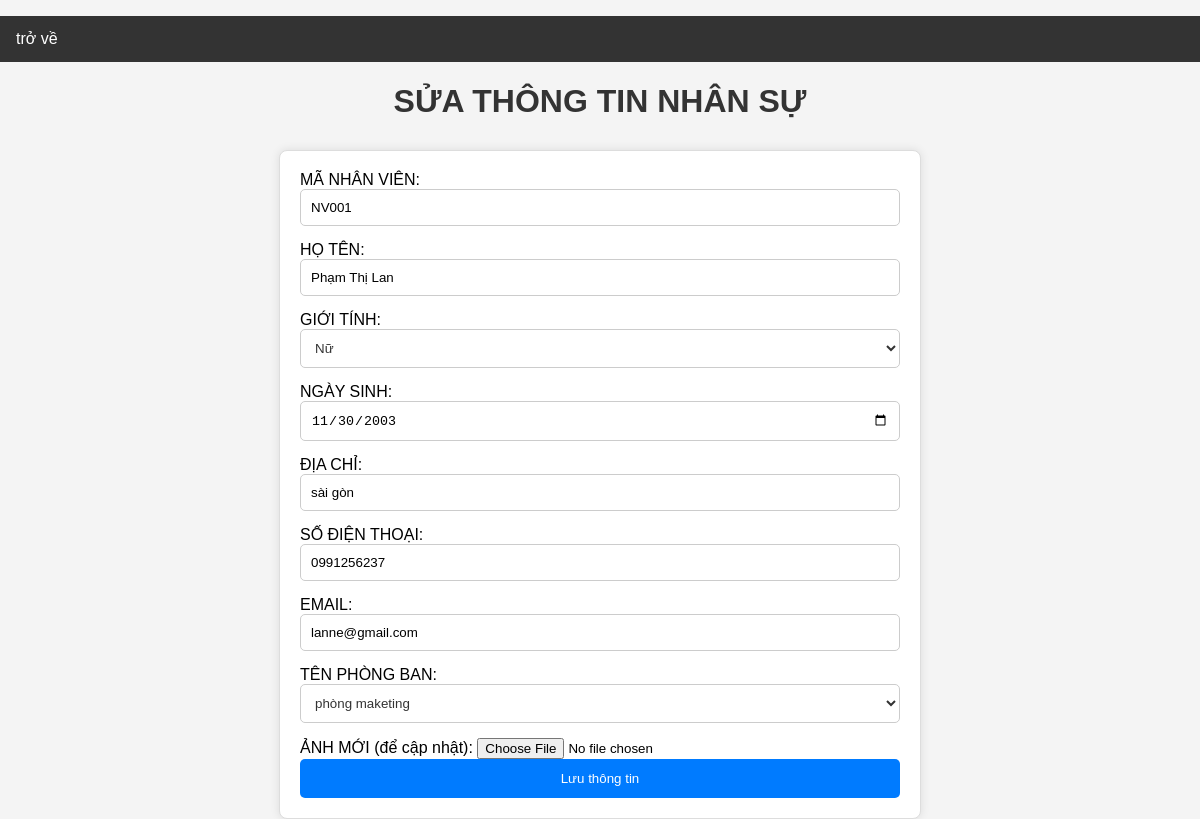
Page /update.php?id=NV001 on the committed database.
### tables this page shows
CREATE TABLE `tbl_nhanvien` (
  `MaNV` varchar(13) NOT NULL,
  `HoTen` varchar(100) DEFAULT NULL,
  `GioiTinh` varchar(10) DEFAULT NULL,
  `NgaySinh` date DEFAULT NULL,
  `DiaChi` varchar(255) DEFAULT NULL,
  `sdt` varchar(15) DEFAULT NULL,
  `email` varchar(100) DEFAULT NULL,
  `MaPB` int(11) DEFAULT NULL,
  `anh` varchar(255) DEFAULT NULL
);

### update.php (the view, shortened to what this page needs)
<!DOCTYPE html>
<html>
<head>
</head>
<body>
    <nav>
		<ul>
			<li><a href="select.php">trở về</a></li>
		</ul>
	</nav>
    <h1>SỬA THÔNG TIN NHÂN SỰ</h1>
<?php
	include('connect.php');
	$manv = $_GET['id'];
?>
<!DOCTYPE html>
<html>
<head>
</head>
<body>
<?php
	 $sql= "SELECT nv.MaNV, nv.HoTen, nv.GioiTinh, nv.NgaySinh, nv.DiaChi, nv.sdt, nv.email, pb.TenPB, nv.anh
     FROM tbl_nhanvien AS nv
     JOIN tbl_phongban AS pb ON nv.MaPB = pb.MaPB WHERE MaNV='$manv'";
    $result = mysqli_query($conn, $sql);
	$rows = mysqli_fetch_row($result);
?>
<form action='update.php?id=<?php echo $manv;?>' method="post" enctype="multipart/form-data">
    MÃ NHÂN VIÊN:  <input type="text" name="MaNV" readonly="true" value ='<?php echo $rows[0]; ?>'><br>
	HỌ TÊN:<input type="text" name="HoTen" value='<?php echo $rows[1]; ?>'><br>
    GIỚI TÍNH:
        <select name="GioiTinh">
            <option value="Nữ" <?php if($rows[2] == 'Nữ') echo 'selected'; ?>>Nữ</option>
	    </select><br>
    NGÀY SINH:<input type="date" name="NgaySinh" value='<?php echo $rows[3]; ?>'><br>
    ĐỊA CHỈ: <input type="text" name="DiaChi" value='<?php echo $rows[4]; ?>'><br>
    SỐ ĐIỆN THOẠI:<input type="text" name="sdt" value='<?php echo $rows[5]; ?>'><br>
    EMAIL: <input type="email" name="email" value='<?php echo $rows[6]; ?>'><br>
    TÊN PHÒNG BAN:
        <select name="TenPB">
            <?php
            $query_phongban = "SELECT TenPB FROM tbl_phongban";
            $result_phongban = mysqli_query($conn, $query_phongban);
            while ($row_phongban = mysqli_fetch_assoc($result_phongban)) {
                $selected = ($rows[7] == $row_phongban['TenPB']) ? 'selected' : '';
                echo "<option value='{$row_phongban['TenPB']}' $selected>{$row_phongban['TenPB']}</option>";
            }
            ?>
        </select><br>
    ẢNH MỚI (để cập nhật): <input type="file" name="anh_moi" value='<?php echo $rows[8]; ?>'><br>
	<input type="submit" name="btnSua" value="Lưu thông tin">
</form>
</body>
</html>

### update.php (style rules this page uses)
body { font-family: 'Arial', sans-serif; margin: 0; padding: 0; background-color: #f4f4f4; }
nav ul { list-style-type: none; padding: 0; background-color: #333; overflow: hidden; }
nav li { float: left; }
nav a { display: block; color: white; text-align: center; padding: 14px 16px; text-decoration: none; }
h1 { color: #333; text-align: center; margin-bottom: 30px; }
form { width: 80%; max-width: 600px; margin: auto; padding: 20px; border: 1px solid #ddd; border-radius: 8px; background-color: #fff; box-shadow: 0 0 10px rgba(0, 0, 0, 0.1); margin-top: 20px; }
input[type="text"], input[type="date"], select { width: 100%; padding: 10px; margin-bottom: 15px; border: 1px solid #ccc; border-radius: 5px; box-sizing: border-box; }
input[type="email"] { width: 100%; padding: 10px; margin-bottom: 15px; border: 1px solid #ccc; border-radius: 5px; box-sizing: border-box; }
select { background-color: #fff; color: #333; }
input[type="submit"] { width: 100%; padding: 12px; border: none; border-radius: 5px; color: #fff; background-color: #007BFF; cursor: pointer; }

### rows in the picture
tbl_nhanvien: MaNV "NV001", HoTen "Phạm Thị Lan", GioiTinh "Nữ", NgaySinh "11/30/2003", DiaChi "sài gòn", sdt "0991256237", email "lanne@gmail.com"

### other values in the picture
form field TenPB "phòng maketing"
